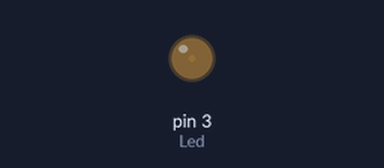
Recording of a sketch running on a simulated Arduino Uno, built with avr-gcc and run on an emulated ATmega328P. On the bench: output pins drawn as LEDs (lit = HIGH).

Above: at 0.05 s.
At 2.15 s:
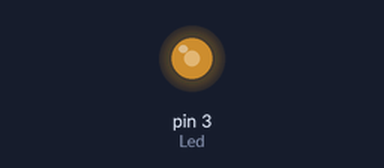
At 3.45 s:
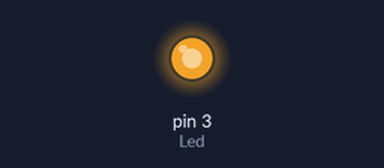
At 6.9 s:
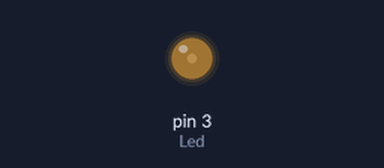
Timing chart, 0 to 10.0 s (numbered marks = the images above):
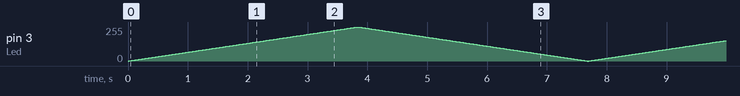

The sketch:

Potenciomtro_1.ino
```cpp
int Led = 3;
int Brillo;

void setup() {
  pinMode(Led, OUTPUT);
}

void loop() {
  for(Brillo = 0;  Brillo < 256; Brillo++){
  analogWrite(Led, Brillo);
  delay(15);
  }
  for(Brillo = 255;  Brillo >= 0; Brillo--){
  analogWrite(Led, Brillo);
  delay(15);
  }
}
```
